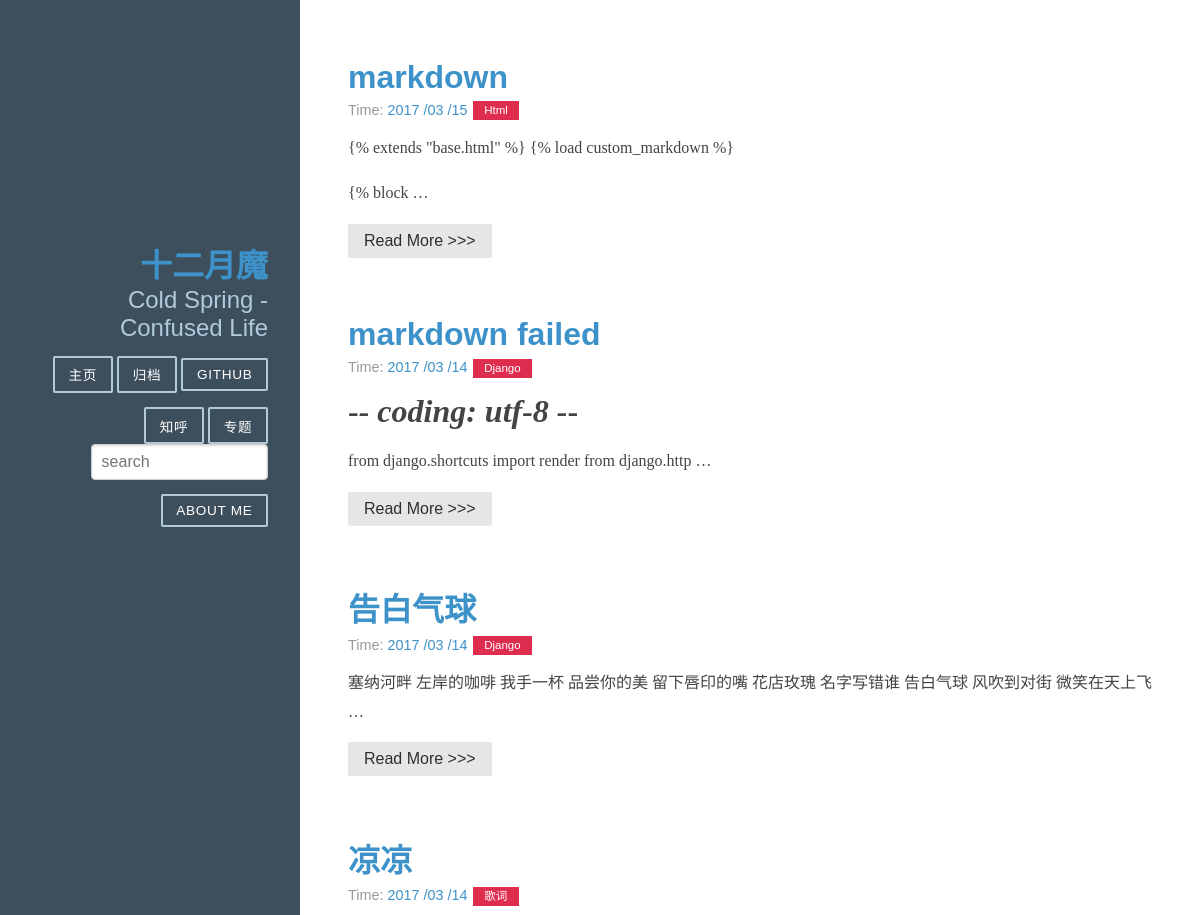
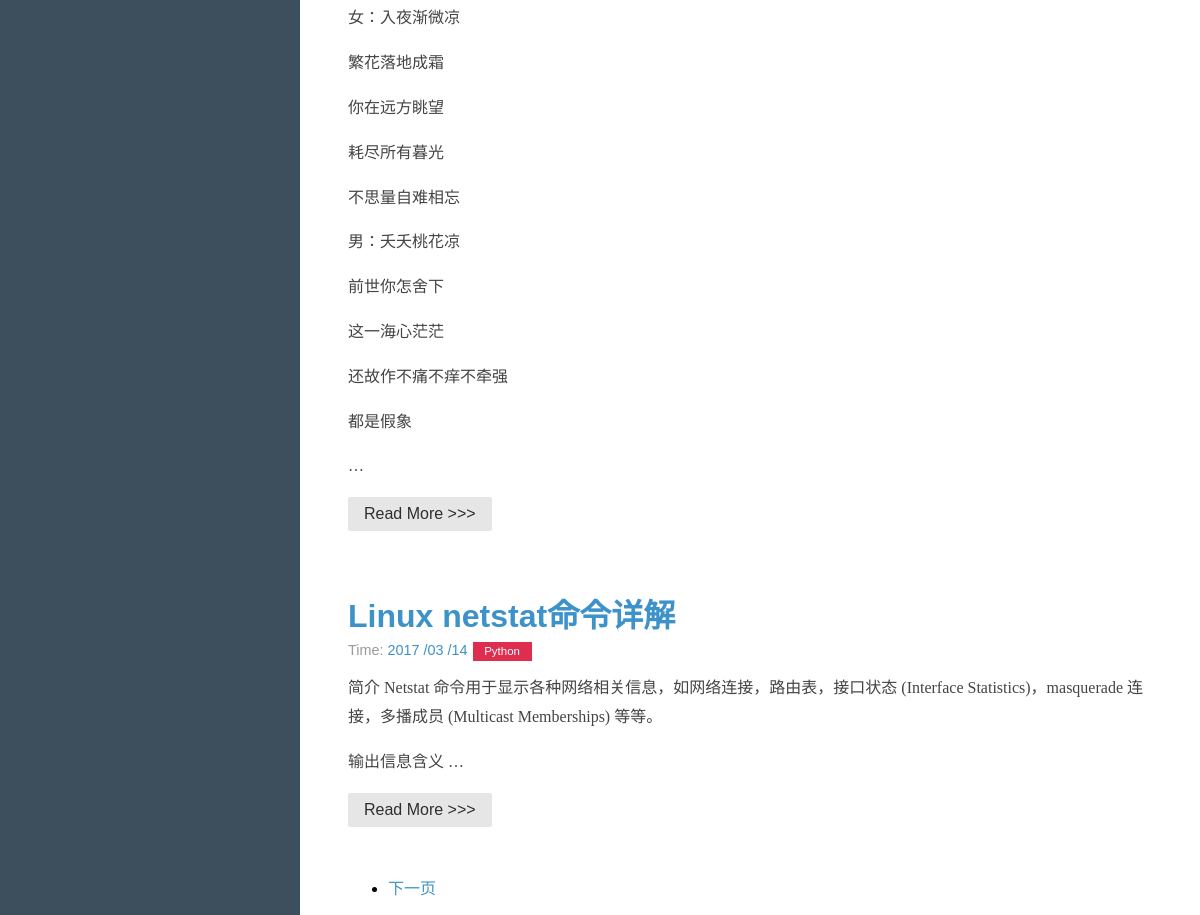
The page / on the database its author committed (2 pictures, top to bottom).
### article/models.py (models this page shows, shortened)
class Article(models.Model):
    title=models.CharField(max_length=100)#博客题目
    category=models.CharField(max_length=50,blank=True)#博客标签
    date_time=models.DateTimeField(auto_now_add=True)#博客日期
    content=models.TextField(blank=True,null=True)#博客文章正文
    class Meta:
        ordering=['-date_time']

### article/views.py (the view)
# urls.py: 2. Add a URL to urlpatterns:  url(r'^$', views.home, name='home')
def home(request):
    posts=Article.objects.all()
    paginator=Paginator(posts,5)#每页显示两个
    page=request.GET.get('page')
    try:
        post_list=paginator.page(page)
    except PageNotAnInteger:
        post_list=paginator.page(1)
    except EmptyPage:
        post_list=paginator.paginator(paginator.num_pages)
    return render(request, 'home.html', {'post_list' : post_list})

### article/templatetags/custom_markdown.py (called while the page is built)
@register.filter(is_safe=True)  #注册template filter
@stringfilter  #希望字符串作为参数
def custom_markdown(value):
    return mark_safe(markdown.markdown(value,
        extensions = ['markdown.extensions.fenced_code', 'markdown.extensions.codehilite'],
                                       safe_mode=True,
                                       enable_attributes=False))

### templates/home.html (shortened to what this page needs)
{% extends "base.html" %}
{% load custom_markdown %}
{% block content %}
<div class="posts">
    {% for post in post_list %}
        <section class="post">
            <header class="post-header">
                <h2 class="post-title"><a href="{% url "detail" id=post.id %}">{{ post.title }}</a></h2>
                    <p class="post-meta">
                        Time:  <a class="post-author" href="#">{{ post.date_time |date:"Y /m /d"}}</a> <a class="post-category post-category-js" href="{% url "search_tag" tag=post.category %}">{{ post.category|title }}</a>
                    </p>
            </header>
                <div class="post-description">
                    <p>
                        {{ post.content|custom_markdown|truncatewords:10 }}
                    </p>
                </div>
                <a class="pure-button" href="{% url "detail" id=post.id %}">Read More >>> </a>
        </section>
    {% endfor %}
   {% if post_list.object_list and post_list.paginator.num_pages > 1 %}
      <div>
      <ul class="pager">
      {% if post_list.has_next %}
        <li><a href="?page={{ post_list.next_page_number }}">下一页</a></li>
      {% endif %}
      </ul>
      </div>
    {% endif %}
</div>
{% endblock %}

### static/pure/pure-min.css (style rules this page uses)
html { font-family:sans-serif;-ms-text-size-adjust:100%;-webkit-text-size-adjust:100% }
body { margin:0 }
article,aside,details,figcaption,figure,footer,header,hgroup,main,menu,nav,section,summary { display:block }
a { background-color:transparent }
h1 { font-size:2em;margin:.67em 0 }
.pure-button,input { line-height:normal }
.pure-button,.pure-form input:not([type]),.pure-menu { box-sizing:border-box }
.pure-button { display:inline-block;zoom:1;white-space:nowrap;vertical-align:middle;text-align:center;cursor:pointer;-webkit-user-drag:none;-webkit-user-select:none;-moz-user-select:none;-ms-user-select:none;user-select:none }
.pure-button { font-family:inherit;font-size:100%;padding:.5em 1em;color:#444;color:rgba(0,0,0,.8);border:1px solid #999;border:transparent;background-color:#E6E6E6;text-decoration:none;border-radius:2px }

### static/blog.css (style rules this page uses)
* { -webkit-box-sizing: border-box; -moz-box-sizing: border-box; box-sizing: border-box; }
a { text-decoration: none; color: rgb(61, 146, 201); }
.post { padding-bottom: 2em; }
.post-title { font-size: 2em; color: #222; margin-bottom: 0.2em; }
.post-description { font-family: Georgia, "Cambria", serif; color: #444; line-height: 1.8em; }
.post-meta { color: #999; font-size: 90%; margin: 0; }
.post-category { margin: 0 0.1em; padding: 0.3em 1em; color: #fff; background: #999; font-size: 80%; }
.post-category-js { background: #df2d4f; }

### rows shown on the page
Article: title "markdown", date_time "2017 /03 /15", category "Html", content|custom_markdown "{% extends \"base.html\" %} {% load custom_markdown %} {% block …"
Article: title "markdown failed", date_time "2017 /03 /14", category "Django", content|custom_markdown "- - coding: utf-8 - - from django.shortcuts import render from django.http …"
Article: title "告白气球", date_time "2017 /03 /14", category "Django", content|custom_markdown "塞纳河畔 左岸的咖啡 我手一杯 品尝你的美 留下唇印的嘴 花店玫瑰 名字写错谁 告白气球 风吹到对街 微笑在天上飞 …"
Article: title "凉凉", date_time "2017 /03 /14", category "歌词", content|custom_markdown "女：入夜渐微凉 繁花落地成霜 你在远方眺望 耗尽所有暮光 不思量自难相忘 男：夭夭桃花凉 前世你怎舍下 这一海心茫茫 还故作不痛不痒不牵强 都是假象 …"
Article: title "Linux netstat命令详解", date_time "2017 /03 /14", category "Python", content|custom_markdown "简介 Netstat 命令用于显示各种网络相关信息，如网络连接，路由表，接口状态 (Interface Statistics)，masquerade 连接，多播成员 (Multicast Memberships) 等等。 输出信息含义 …"
